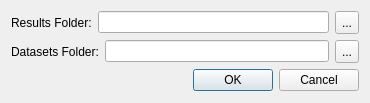
<?xml version="1.0" encoding="UTF-8"?>
<ui version="4.0">
 <class>dataFolderDialog</class>
 <widget class="QDialog" name="dataFolderDialog">
  <property name="geometry">
   <rect>
    <x>0</x>
    <y>0</y>
    <width>370</width>
    <height>103</height>
   </rect>
  </property>
  <property name="windowTitle">
   <string>Specify Results Folder</string>
  </property>
  <layout class="QVBoxLayout" name="verticalLayout">
   <item>
    <layout class="QHBoxLayout" name="horizontalLayout_3">
     <item>
      <widget class="QLabel" name="label">
       <property name="text">
        <string>Results Folder:</string>
       </property>
      </widget>
     </item>
     <item>
      <widget class="QLineEdit" name="dataFolder"/>
     </item>
     <item>
      <widget class="QToolButton" name="tbOpenDataFolder">
       <property name="minimumSize">
        <size>
         <width>0</width>
         <height>23</height>
        </size>
       </property>
       <property name="text">
        <string>...</string>
       </property>
      </widget>
     </item>
    </layout>
   </item>
   <item>
    <layout class="QHBoxLayout" name="horizontalLayout_4">
     <item>
      <widget class="QLabel" name="label_2">
       <property name="text">
        <string>Datasets Folder:</string>
       </property>
      </widget>
     </item>
     <item>
      <widget class="QLineEdit" name="datasetsFolder"/>
     </item>
     <item>
      <widget class="QToolButton" name="tbOpenDatasetsFolder">
       <property name="minimumSize">
        <size>
         <width>0</width>
         <height>23</height>
        </size>
       </property>
       <property name="text">
        <string>...</string>
       </property>
      </widget>
     </item>
    </layout>
   </item>
   <item>
    <widget class="QDialogButtonBox" name="buttonBox">
     <property name="orientation">
      <enum>Qt::Horizontal</enum>
     </property>
     <property name="standardButtons">
      <set>QDialogButtonBox::Cancel|QDialogButtonBox::Ok</set>
     </property>
    </widget>
   </item>
  </layout>
 </widget>
 <resources/>
 <connections>
  <connection>
   <sender>buttonBox</sender>
   <signal>accepted()</signal>
   <receiver>dataFolderDialog</receiver>
   <slot>accept()</slot>
   <hints>
    <hint type="sourcelabel">
     <x>248</x>
     <y>254</y>
    </hint>
    <hint type="destinationlabel">
     <x>157</x>
     <y>274</y>
    </hint>
   </hints>
  </connection>
  <connection>
   <sender>buttonBox</sender>
   <signal>rejected()</signal>
   <receiver>dataFolderDialog</receiver>
   <slot>reject()</slot>
   <hints>
    <hint type="sourcelabel">
     <x>316</x>
     <y>260</y>
    </hint>
    <hint type="destinationlabel">
     <x>286</x>
     <y>274</y>
    </hint>
   </hints>
  </connection>
 </connections>
</ui>
